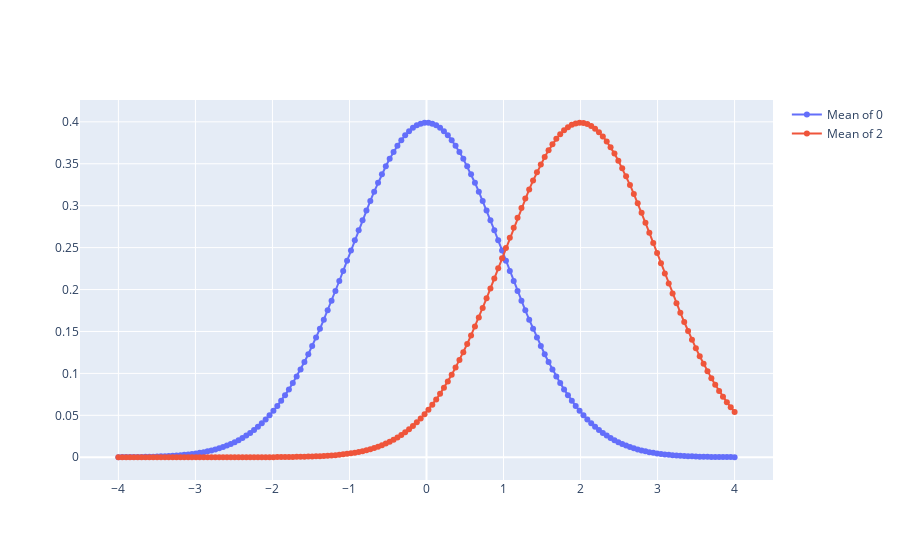

Source (notebook cell):
### Code cell
x = np.linspace(-4, 4, 160)
y1 = stats.norm.pdf(x)
y2 = stats.norm.pdf(x, loc=2)

trace1 = go.Scatter(
    x = x,
    y = y1,
    mode = 'lines+markers',
    name='Mean of 0'
)

trace2 = go.Scatter(
    x = x,
    y = y2,
    mode = 'lines+markers',
    name='Mean of 2'
)

fig = go.Figure()

fig.add_trace(trace1)
fig.add_trace(trace2)

fig.show()

### Figure 1 — Plotly figure (JSON) as saved in the notebook; plotly's stock layout.template omitted (floating-point values rounded to 4 significant figures; data arrays with more than 128 entries replaced by an {"elided": "..."} marker saying what was removed)
{"data": [{"mode": "lines+markers", "name": "Mean of 0", "type": "scatter", "x": {"elided": "160 float values"}, "y": {"elided": "160 float values"}}, {"mode": "lines+markers", "name": "Mean of 2", "type": "scatter", "x": {"elided": "160 float values"}, "y": {"elided": "160 float values"}}], "layout": {"autosize": true, "xaxis": {"autorange": true, "range": [-4.486, 4.486], "type": "linear"}, "yaxis": {"autorange": true, "range": [-0.03292, 0.4318], "type": "linear"}}}
